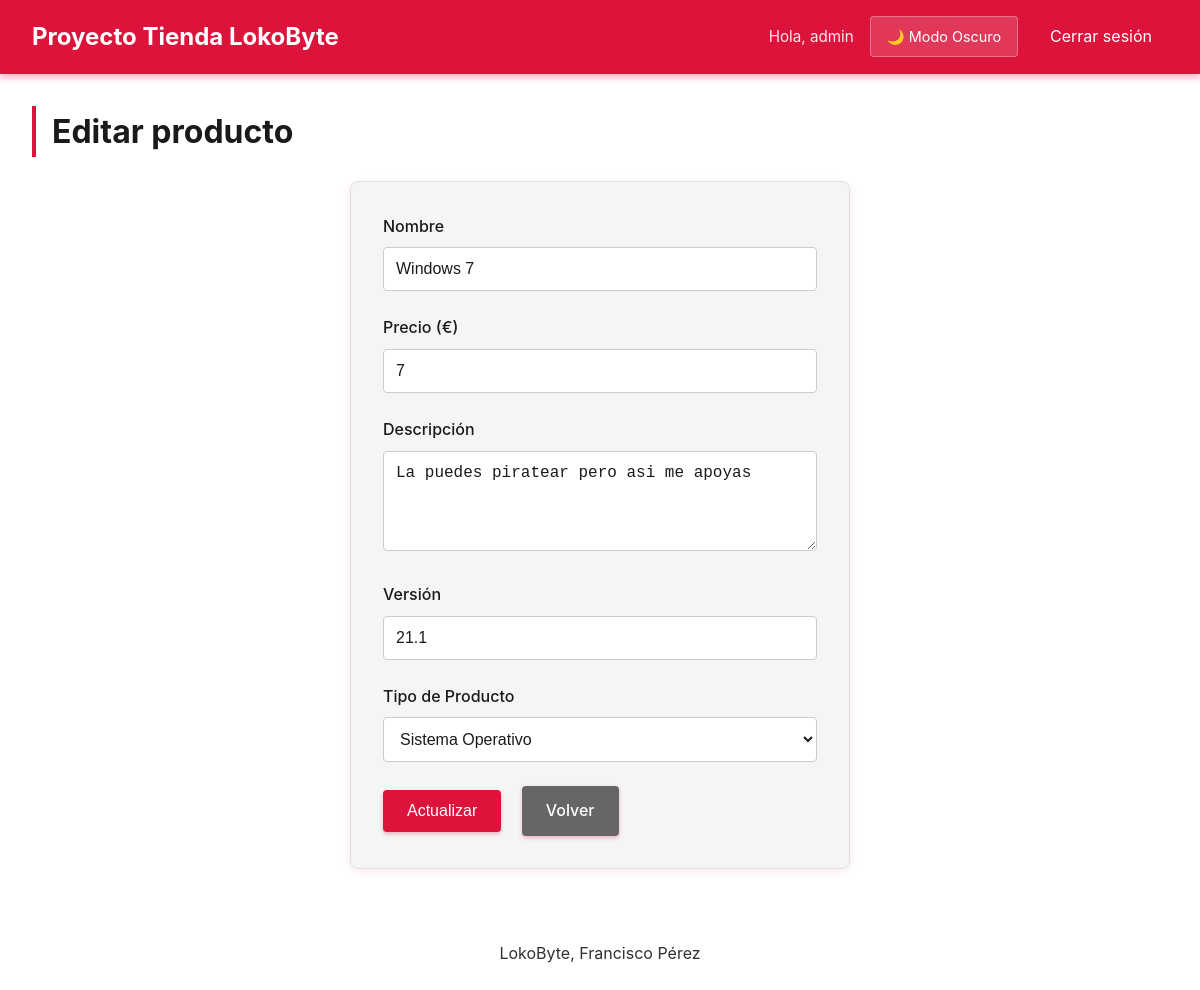
The app's page /index.php?c=product&a=edit&id=3 (signed in) with its own data.
### tables this page shows
CREATE TABLE products (
        id INTEGER PRIMARY KEY AUTOINCREMENT,
        name TEXT NOT NULL,
        description TEXT,
        version TEXT,
        price REAL NOT NULL,
        type_id INTEGER,
        created_at TEXT NOT NULL,
        
        FOREIGN KEY (type_id) REFERENCES product_types(id)
    );

CREATE TABLE product_types (
        id INTEGER PRIMARY KEY AUTOINCREMENT,
        name TEXT NOT NULL UNIQUE
    );

### Controllers/ProductController.php (called while the page is built, shortened)
<?php
class ProductController
{
    private PDO $pdo;
    public function __construct(PDO $pdo)
    {
        $this->pdo = $pdo;
    }
    public function edit(): void
    {
        $id = isset($_GET['id']) ? (int)$_GET['id'] : 0;
        $product = Product::find($this->pdo, $id);
        $action = 'update';
        require __DIR__ . '/../Views/Product/form.php';
    }
}

### Models/Product.php (called while the page is built, shortened)
<?php
class Product
{
    public static function find(PDO $pdo, int $id): ?array
    {
        $stmt = $pdo->prepare('SELECT * FROM products WHERE id = :id');
        $stmt->execute([':id' => $id]);
        $row = $stmt->fetch(PDO::FETCH_ASSOC);
        return $row ?: null;
    }
}

### Views/Product/form.php (the view, shortened to what this page needs)
<?php require __DIR__ . '/../layout/header.php'; ?>
<h1><?= $action === 'store' ? 'Nuevo producto' : 'Editar producto' ?></h1>
<form method="post" action="index.php?c=product&a=<?= htmlspecialchars($action) ?>" class="form">
    <label>
        Nombre
        <input type="text" name="name" value="<?= htmlspecialchars($product['name'] ?? '') ?>" required>
    </label>
    <label>
        Precio (€)
        <input type="number" step="0.01" min="0" name="price" value="<?= htmlspecialchars((string)($product['price'] ?? '0')) ?>" required>
    </label>
    <label>
        Descripción
        <textarea name="description" required><?= htmlspecialchars($product['description'] ?? '') ?></textarea>
    </label>
    <label>
        Versión
        <input type="text" name="version" value="<?= htmlspecialchars($product['version'] ?? '') ?>" required>
    </label>
    <label>
        Tipo de Producto
        <select name="type_id" required>
            <?php
            $pdo = getPdo();
            $types = $pdo->query('SELECT id, name FROM product_types ORDER BY name')->fetchAll(PDO::FETCH_ASSOC);
            foreach ($types as $type): ?>
                <option value="<?= $type['id'] ?>" <?= (isset($product['type_id']) && $product['type_id'] == $type['id']) ? 'selected' : '' ?>>
                    <?= htmlspecialchars($type['name']) ?>
                </option>
            <?php endforeach; ?>
        </select>
    </label>
    <button type="submit">
        <?= $action === 'store' ? 'Crear' : 'Actualizar' ?>
    </button>
    <a href="index.php?c=product&a=index" class="button button-secondary">Volver</a>
</form>
<?php require __DIR__ . '/../layout/footer.php'; ?>

### public/css/styles.css (style rules this page uses)
:root { --bg-color: #ffffff; --bg-secondary: #f5f5f5; --text-color: #1a1a1a; --text-secondary: #666666; --nav-bg: #dc143c; --nav-text: #ffffff; --button-bg: #dc143c; --button-hover: #a01028; --button-text: #ffffff; --table-border: #e0e0e0; --table-header: #ffe5e5; --table-hover: #fff0f0; --input-border: #cccccc; --input-focus: #dc143c; --alert-success-bg: #d4edda; --alert-success-text: #155724; --alert-error-bg: #f8d7da; --alert-error-text: #721c24; --link-color: #dc143c; --link-hover: #a01028; }
* { margin: 0; padding: 0; box-sizing: border-box; }
body { font-family: -apple-system, BlinkMacSystemFont, 'Segoe UI', Roboto, 'Helvetica Neue', Arial, sans-serif; background-color: var(--bg-color); color: var(--text-color); line-height: 1.6; transition: background-color 0.3s ease, color 0.3s ease; min-height: 100vh; }
h1 { margin-bottom: 1.5rem; color: var(--text-color); border-left: 4px solid var(--button-bg); padding-left: 1rem; }
.form { max-width: 500px; margin: 0 auto; background-color: var(--bg-secondary); padding: 2rem; border-radius: 8px; box-shadow: 0 2px 8px rgba(220, 20, 60, 0.1); border: 1px solid var(--table-border); }
.form label { display: block; margin-bottom: 1.5rem; font-weight: 500; color: var(--text-color); }
.form input[type="text"], .form input[type="password"], .form input[type="number"], .form input[type="email"], .form textarea, .form select { width: 100%; padding: 0.75rem; margin-top: 0.5rem; border: 1px solid var(--input-border); border-radius: 4px; background-color: var(--bg-color); color: var(--text-color); font-size: 1rem; transition: all 0.2s ease; }
.form textarea { resize: vertical; min-height: 100px; }
button, .button { display: inline-block; padding: 0.75rem 1.5rem; background-color: var(--button-bg); color: var(--button-text); border: none; border-radius: 4px; font-size: 1rem; font-weight: 500; cursor: pointer; text-decoration: none; transition: all 0.3s ease; box-shadow: 0 2px 4px rgba(220, 20, 60, 0.3); }
.button-secondary { background-color: var(--text-secondary); margin-left: 1rem; }
a { color: var(--link-color); text-decoration: none; transition: all 0.2s ease; }

### records on screen
products: name "Windows 7", price "7", description "La puedes piratear pero asi me apoyas", version "21.1", type_id "Sistema Operativo"

### other values on screen
$_SESSION['username'] "admin"
